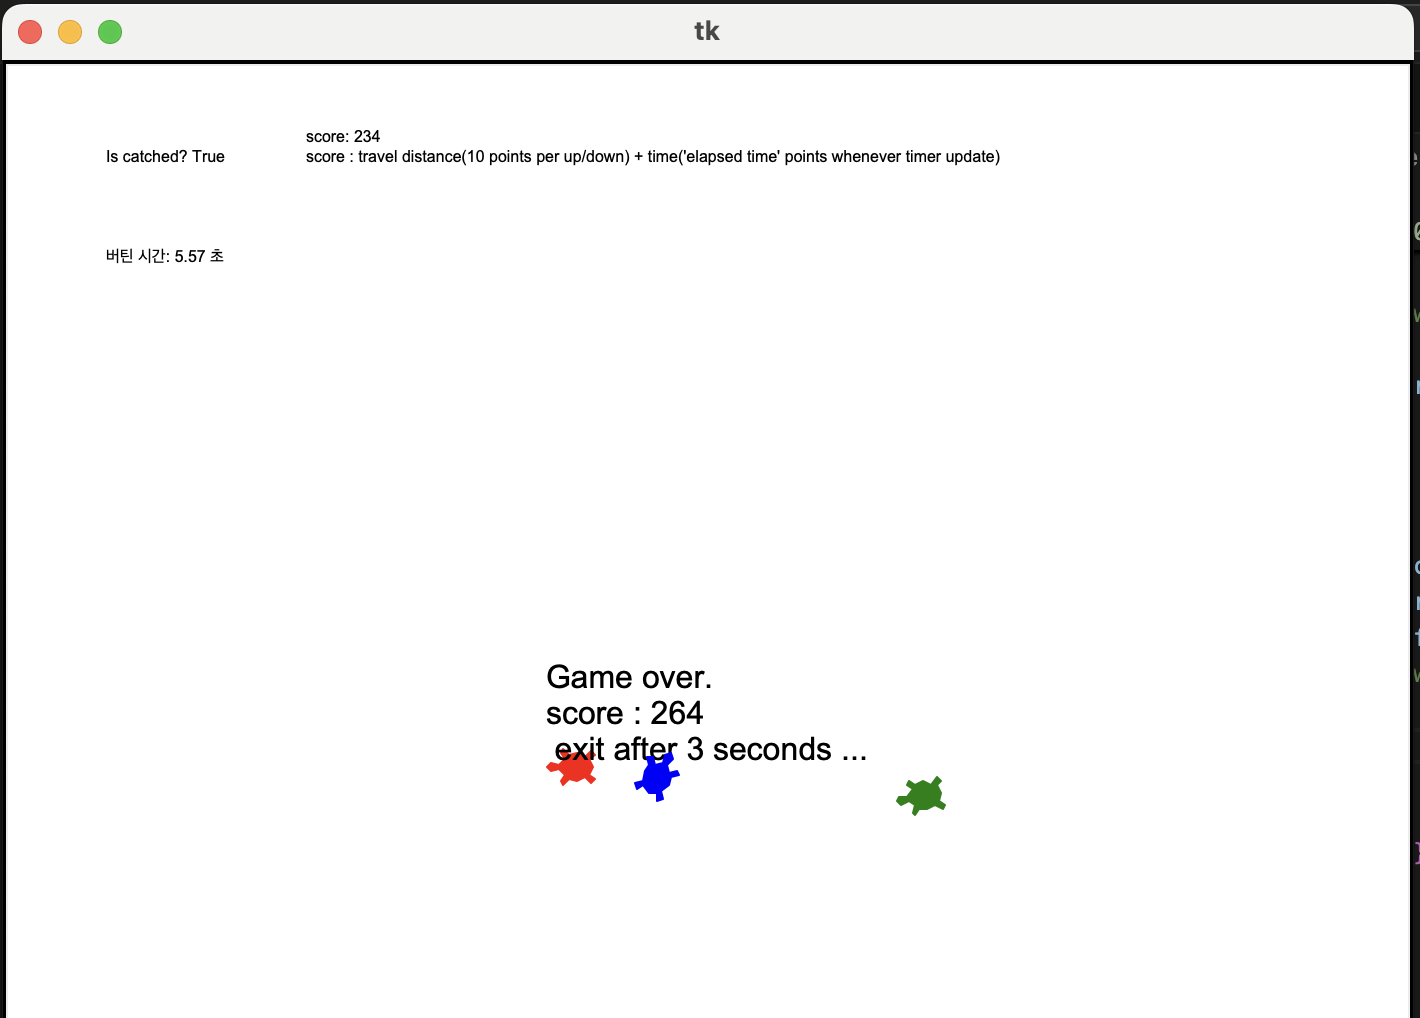

Source code (Python):
# This example is not working in Spyder directly (F5 or Run)
# Please type '!python turtle_runaway.py' on IPython console in your Spyder.
import tkinter as tk
import turtle, random
import time
import math

class RunawayGame:
    def __init__(self, canvas, runner, chaser, AiChaser, catch_radius=50):
        self.canvas = canvas
        self.runner = runner
        self.chaser = chaser
        self.AiChaser = AiChaser
        self.catch_radius2 = catch_radius**2
        self.score = 0
        

        # Initialize 'runner' and 'chaser'
        self.runner.shape('turtle')
        self.runner.color('blue')
        self.runner.penup()
        self.runner.game = self

        self.chaser.shape('turtle')
        self.chaser.color('red')
        self.chaser.penup()

        self.AiChaser.shape('turtle')
        self.AiChaser.color('green')
        self.AiChaser.penup()

        # Instantiate an another turtle for drawing
        self.drawer = turtle.RawTurtle(canvas)
        self.drawer.hideturtle()
        self.drawer.penup()

        # 타이머
        self.timer_drawer = turtle.RawTurtle(canvas)
        self.timer_drawer.hideturtle()
        self.timer_drawer.penup()
        
        # 점수 표시
        self.score_drawer = turtle.RawTurtle(canvas)
        self.score_drawer.hideturtle()
        self.score_drawer.penup()

    def increase_score(self):
        self.score += 10

    def update_score_display(self):
        self.score_drawer.undo()
        self.score_drawer.penup()
        self.score_drawer.setpos(-200, 300)
        self.score_drawer.write(f'score: {self.score}\nscore : travel distance(10 points per up/down) + time(\'elapsed time\' points whenever timer update)')

    
    def is_catched(self):
        p = self.runner.pos()
        q = self.chaser.pos()
        r = self.AiChaser.pos()
        dx, dy = p[0] - q[0], p[1] - q[1]
        a, b = p[0] - r[0], p[1] - r[1]
        return (dx**2 + dy**2 < self.catch_radius2) or (a**2 + b**2 < self.catch_radius2)

    def start(self, init_dist=400, ai_timer_msec=100):
        self.runner.setpos((-init_dist / 2, 0))
        self.runner.setheading(0)
        self.chaser.setpos((+init_dist / 2, 0))
        self.chaser.setheading(180)
        self.AiChaser.setpos((+init_dist / 2, 0))
        self.AiChaser.setheading(180)

        # TODO) You can do something here and follows.
        self.ai_timer_msec = ai_timer_msec
        self.canvas.ontimer(self.step, self.ai_timer_msec)
        self.start_time = time.time()


    def step(self):
        self.runner.run_ai(self.chaser.pos(), self.chaser.heading())
        self.chaser.run_ai(self.runner.pos(), self.runner.heading())
        self.AiChaser.run_ai(self.runner.pos(), self.runner.heading())
        # TODO) You can do something here and follows.
        is_catched = self.is_catched()
        self.drawer.undo()
        self.drawer.penup()
        self.drawer.setpos(-300, 300)
        self.drawer.write(f'Is catched? {is_catched}')
        if(is_catched):
            self.drawer.penup()
            self.drawer.setpos(0, 0)
            self.drawer.write(f'Game over.\nscore : {self.score}\n exit after 3 seconds ...',align='center',font=('Arial', 16, 'normal'))
            time.sleep(3)
            exit()

        self.update_timer()
        self.update_score_display()
        # Note) The following line should be the last of this function to keep the game playing
        self.canvas.ontimer(self.step, self.ai_timer_msec)

    def update_timer(self):
        elapsed_time = float(time.time() - self.start_time)
        self.timer_drawer.undo()
        self.timer_drawer.penup()
        self.timer_drawer.setpos(-300, 250)  # Set position for the timer display
        self.timer_drawer.write(f'버틴 시간: {elapsed_time:.2f} 초')
        
        self.score += int(elapsed_time)


class ManualMover(turtle.RawTurtle):
    def __init__(self, canvas, step_move=10, step_turn=10, game=None):
        super().__init__(canvas)
        self.step_move = step_move
        self.step_turn = step_turn
        self.game = game
        # Register event handlers

        # up 또는 down 시 점수 증가(도망친 거리)
        canvas.onkeypress(self.move_up, 'Up')
        canvas.onkeypress(self.move_down, 'Down')
        canvas.onkeypress(lambda: self.left(self.step_turn), 'Left')
        canvas.onkeypress(lambda: self.right(self.step_turn), 'Right')
        canvas.listen()

    def move_up(self):
        self.forward(self.step_move)
        if self.game:
            self.game.increase_score()  

    def move_down(self):
        self.backward(self.step_move)
        if self.game:
            self.game.increase_score()  

    def run_ai(self, opp_pos, opp_heading):
        pass

class RandomMover(turtle.RawTurtle):
    def __init__(self, canvas, step_move=100, step_turn=100): 
        super().__init__(canvas)
        self.step_move = step_move
        self.step_turn = step_turn

    def run_ai(self, runner_pos, opp_heading):
        chaser_x, chaser_y = self.pos()
        runner_x, runner_y = runner_pos
        # 랜덤으로 이동하다가 너무 멀리 떨어지면 방향을 유저 쪽으로 재설정
        if(math.hypot(runner_x- chaser_x, runner_y - chaser_y)>325):
            self.setheading(math.degrees(math.atan2(runner_y - chaser_y, runner_x - chaser_x)))
            self.forward(self.step_move)
        else:
            mode = random.randint(1,10)
            if(mode <= 2):
                self.left(self.step_turn)
            elif(mode <= 4):
                self.right(self.step_turn)
            else:
                self.forward(self.step_move)




# ManualMover를 추적하는 chaserMover
class ChaserMover(turtle.RawTurtle):
    def __init__(self, canvas, step_move=10):
        super().__init__(canvas)
        self.step_move = step_move
        self.start_time = time.time()

    def run_ai(self, runner_pos, runner_heading):
        # Chaser는 runner의 위치로 향해 이동해야 함
        chaser_x, chaser_y = self.pos()
        runner_x, runner_y = runner_pos

        # 두 점 사이의 각도 계산
        angle_to_runner = math.degrees(math.atan2(runner_y - chaser_y, runner_x - chaser_x))
        
        # Chaser의 방향을 runner 방향으로 설정하고 이동
        elapsed_time = int(time.time() - self.start_time)   
        self.setheading(angle_to_runner)
        # 시간이 지날 때마다 가속
        self.forward(self.step_move*elapsed_time/5)



if __name__ == '__main__':
    # Use 'TurtleScreen' instead of 'Screen' to prevent an exception from the singleton 'Screen'
    root = tk.Tk()
    canvas = tk.Canvas(root, width=700, height=700)
    canvas.pack()
    screen = turtle.TurtleScreen(canvas)

    # TODO) Change the follows to your turtle if necessary
    runner = ManualMover(screen)
    chaser = RandomMover(screen)
    AiChaser = ChaserMover(screen)

    game = RunawayGame(screen, runner, chaser, AiChaser)
    game.start()
    screen.mainloop()
